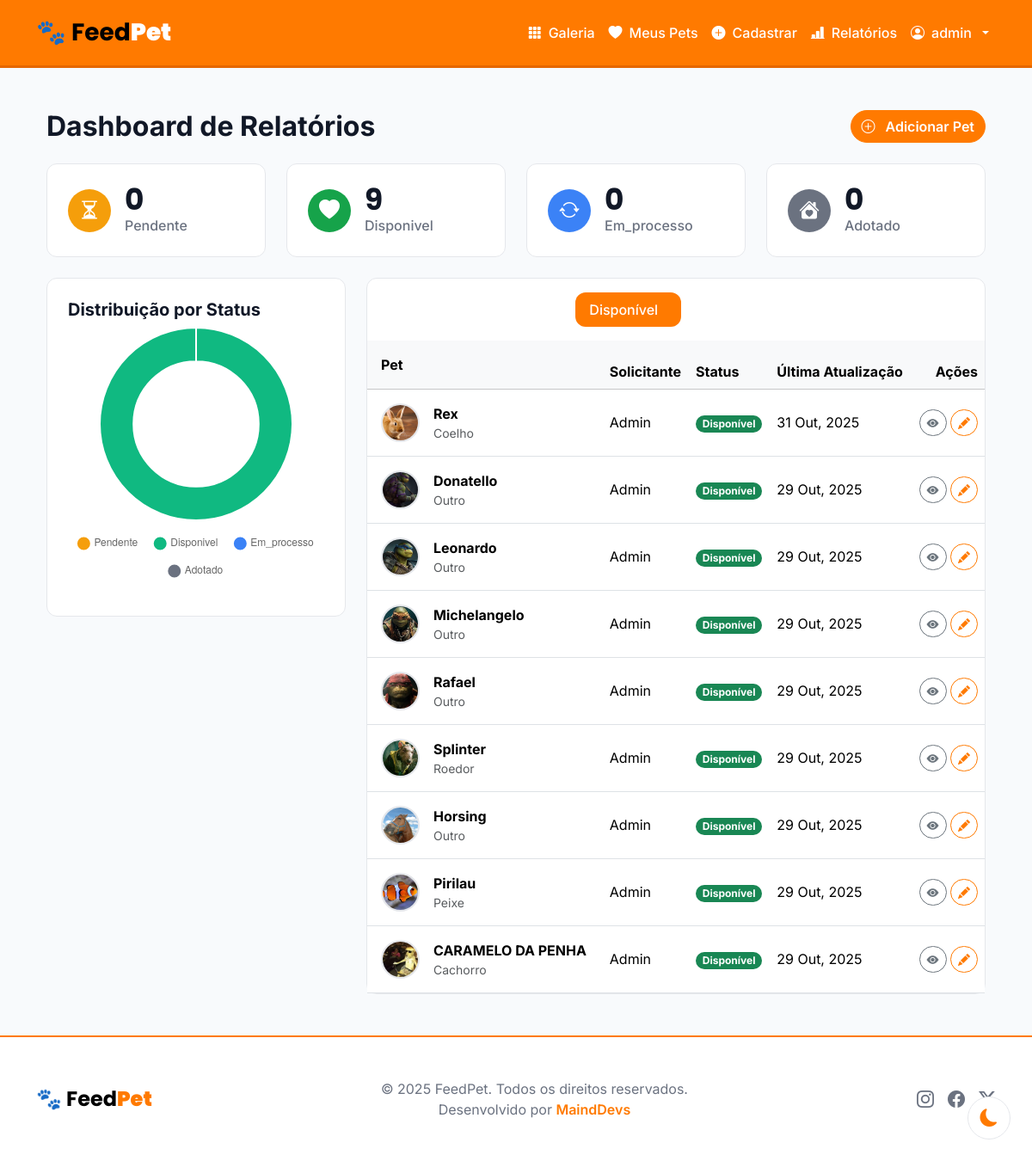
The app's page /relatorios/?status=DISPONIVEL (signed in) with its own data.
### adocoes/models.py (models this page shows, shortened)
class Pet(models.Model):
    class EspecieChoices(models.TextChoices):
        CACHORRO = "CACHORRO", "Cachorro"
        GATO = "GATO", "Gato"
        COELHO = "COELHO", "Coelho"
        PEIXE = "PEIXE", "Peixe"
        PASSARO = "PASSARO", "Pássaro"
        ROEDOR = "ROEDOR", "Roedor"
        REPTIL = "REPTIL", "Réptil"
        OUTRO = "OUTRO", "Outro"
    class StatusChoices(models.TextChoices):
        PENDENTE = "PENDENTE", "Pendente de Aprovação" # NOVO STATUS
        DISPONIVEL = "DISPONIVEL", "Disponível"
        EM_PROCESSO = "EM_PROCESSO", "Em Processo de Adoção"
        ADOTADO = "ADOTADO", "Adotado"
    solicitante = models.ForeignKey(
        settings.AUTH_USER_MODEL,
        on_delete=models.SET_NULL, # Se o usuário for deletado, não deleta o pet.
        null=True,
        blank=True,
        related_name="pets_cadastrados",
        verbose_name="Solicitante",
    )
    nome = models.CharField(
        max_length=100,
        verbose_name="Nome do Pet",
        help_text="Ex: Rex, Luna, etc.",
    )
    slug = models.SlugField(
        max_length=120,
        unique=True,
        blank=True,
        verbose_name="URL Amigável (Slug)",
        help_text="Deixe em branco para ser gerado automaticamente a partir do nome.",
    )
    especie = models.CharField(
        max_length=12,
        choices=EspecieChoices.choices,
        default=EspecieChoices.OUTRO,
        verbose_name="Espécie",
    )
    raca = models.CharField(
        max_length=50,
        blank=True,
        null=True,
        verbose_name="Raça",
        help_text="Opcional. Ex: Vira-lata, Poodle, Siamês.",
    )
    idade = models.PositiveIntegerField(
        verbose_name="Idade (anos)",
        validators=[MinValueValidator(0), MaxValueValidator(30)],
        help_text="Idade aproximada em anos.",
    )
    descricao = models.TextField(
        verbose_name="Descrição",
        help_text="Descreva a personalidade, história e necessidades do pet.",
    )
    foto_principal = models.ImageField(
        upload_to="pets/%Y/%m/%d/principal/", null=True, blank=True,
        verbose_name="Foto principal",
        validators=[FileExtensionValidator(ALLOWED_IMAGE_EXTENSIONS)],
        help_text="Envie a foto destaque do pet em JPG, JPEG, PNG ou WEBP.",
    )
    video = models.FileField(
        upload_to="pets/%Y/%m/%d/videos/",
        blank=True,
        null=True,
        verbose_name="Vídeo",
        validators=[FileExtensionValidator(ALLOWED_VIDEO_EXTENSIONS)],
        help_text="Envie um vídeo curto do pet (.mp4, .mov, .avi, .mkv ou .webm).",
    )
    status = models.CharField(
        max_length=20,
        choices=StatusChoices.choices,
        default=StatusChoices.PENDENTE, # O padrão agora é PENDENTE
        verbose_name="Status da Adoção",
    )
    data_cadastro = models.DateTimeField(
        auto_now_add=True,
        verbose_name="Data de Cadastro",
    )
    data_atualizacao = models.DateTimeField(
        auto_now=True,
        verbose_name="Última Atualização",
    )
    def get_absolute_url(self):
        return reverse("detalhe_pet", kwargs={"slug": self.slug})
    class Meta:
        ordering = ["-data_cadastro"]
        verbose_name = "Pet para Adoção"
        verbose_name_plural = "Pets para Adoção"
        constraints = [
            models.UniqueConstraint(
                fields=["nome", "especie"], name="unique_pet_nome_especie"
            )
        ]

### adocoes/views.py (the view)
# urls.py: path('relatorios/', views.RelatorioPetView.as_view(), name='relatorio_pets'),
class RelatorioPetView(StaffRequiredMixin, ListView):
    model = Pet
    template_name = 'adocoes/relatorio_pets.html'
    context_object_name = 'pets'
    def get_queryset(self):
        status_filter = self.request.GET.get('status', Pet.StatusChoices.PENDENTE).upper()
        valid_statuses = [choice[0] for choice in Pet.StatusChoices.choices]
        if status_filter not in valid_statuses:
            status_filter = Pet.StatusChoices.PENDENTE
        return Pet.objects.filter(status=status_filter).order_by('-data_atualizacao')
    def get_context_data(self, **kwargs):
        context = super().get_context_data(**kwargs)
        current_status = self.request.GET.get('status', Pet.StatusChoices.PENDENTE).upper()
        context['status_choices'] = Pet.StatusChoices.choices
        context['current_status'] = current_status
        context['page_title'] = f"Relatório: Pets {Pet.StatusChoices(current_status).label}"
        context['counts'] = {
            s[0].lower(): Pet.objects.filter(status=s[0]).count() for s in Pet.StatusChoices.choices
        }
        return context

### templates/adocoes/relatorio_pets.html (shortened to what this page needs)
{% extends 'base.html' %}
{% block content %}
<div class="container-fluid">
  <div class="d-flex justify-content-between align-items-center mb-4">
    <h1 class="h2 fw-bold mb-0">Dashboard de Relatórios</h1>
    <a href="{% url 'adicionar_pet' %}" class="btn btn-primary">
      <i class="bi bi-plus-circle me-1" aria-hidden="true"></i> Adicionar Pet
    </a>
  </div>
  <div class="row g-4 mb-4">
    {% for status_key, count in counts.items %}
      <div class="col-xl-3 col-md-6">
        <div class="stat-card {{ status_key }}" style="animation-delay: {% widthratio forloop.counter0 1 100 %}ms;">
          <div class="icon" aria-hidden="true">
            {% if status_key == 'pendente' %}<i class="bi bi-hourglass-split"></i>{% endif %}
            {% if status_key == 'disponivel' %}<i class="bi bi-heart-fill"></i>{% endif %}
            {% if status_key == 'em_processo' %}<i class="bi bi-arrow-repeat"></i>{% endif %}
            {% if status_key == 'adotado' %}<i class="bi bi-house-heart-fill"></i>{% endif %}
          </div>
          <div>
            <div class="stat-number">{{ count }}</div>
            <div class="stat-label">{{ status_key|default:"Status"|capfirst }}</div>
          </div>
        </div>
      </div>
    {% endfor %}
  </div>
  <div class="row g-4">
    <div class="col-lg-4">
      <div class="chart-card p-3" style="animation-delay: 500ms;">
        <h5 class="card-title fw-bold p-2">Distribuição por Status</h5>
        <div style="position: relative; height: 320px;">
          <canvas id="petStatusChart" aria-label="Gráfico de distribuição por status" role="img"></canvas>
        </div>
      </div>
    </div>
    <div class="col-lg-8">
      <div class="table-card" style="animation-delay: 600ms;">
        <div class="p-3">
          <ul class="nav nav-pills nav-fill" role="tablist" aria-label="Filtros por status">
            {% for value, label in status_choices %}
              <li class="nav-item" role="presentation">
                <a class="nav-link {% if value == current_status %}active{% endif %}"
                   href="{% url 'relatorio_pets' %}?status={{ value }}"
                   aria-current="{% if value == current_status %}page{% else %}false{% endif %}">
                  {{ label }}
                </a>
              </li>
            {% endfor %}
          </ul>
        </div>
        <div class="card-body p-0">
          {% if pets %}
            <div class="table-responsive">
              <table class="table table-hover align-middle mb-0">
                <thead class="table-light">
                  <tr>
                    <th scope="col" class="p-3">Pet</th>
                    <th scope="col">Solicitante</th>
                    <th scope="col">Status</th>
                    <th scope="col">Última Atualização</th>
                    <th scope="col" class="text-end">Ações</th>
                  </tr>
                </thead>
                <tbody>
                  {% for pet in pets %}
                  <tr>
                    <td class="p-3">
                      <div class="d-flex align-items-center">
                        <img src="{{ pet.foto_principal.url }}" alt="Avatar de {{ pet.nome }}" class="pet-avatar me-3" loading="lazy">
                        <div>
                          <div class="fw-bold">{{ pet.nome }}</div>
                          <div class="text-muted small">{{ pet.get_especie_display }}</div>
                        </div>
                      </div>
                    </td>
                    <td>{{ pet.solicitante.username|default:"Admin" }}</td>
                    <td>
                      <span class="badge rounded-pill
                        {% if pet.status == 'DISPONIVEL' %}text-bg-success{% endif %}
                        {% if pet.status == 'ADOTADO' %}text-bg-secondary{% endif %}">
                        {{ pet.get_status_display }}
                      </span>
                    </td>
                    <td>{{ pet.data_atualizacao|date:"d M, Y" }}</td>
                    <td class="text-end">
                      <a href="{{ pet.get_absolute_url }}" class="btn btn-sm btn-outline-secondary" title="Ver Detalhes" aria-label="Ver detalhes de {{ pet.nome }}">
                        <i class="bi bi-eye-fill" aria-hidden="true"></i>
                      </a>
                      <a href="{% url 'editar_pet' pet.slug %}" class="btn btn-sm btn-outline-primary" title="Editar" aria-label="Editar {{ pet.nome }}">
                        <i class="bi bi-pencil-fill" aria-hidden="true"></i>
                      </a>
                    </td>
                  </tr>
                  {% endfor %}
                </tbody>
              </table>
            </div>
          {% else %}
            <div class="text-center p-5">
              <i class="bi bi-search fs-1 text-muted" aria-hidden="true"></i>
              <h5 class="mt-3">Nenhum pet encontrado</h5>
              <p class="text-muted">Não há pets com o status "{{ current_status|capfirst }}" no momento.</p>
            </div>
          {% endif %}
        </div>
      </div>
    </div>
  </div>
</div>
{% endblock %}
{% block extra_js %}
<script>
document.addEventListener('DOMContentLoaded', () => {
  const canvas = document.getElementById('petStatusChart');
  if (!canvas || typeof Chart === 'undefined') return;
  // counts como JSON seguro via json_script
  const chartDataEl = document.getElementById('chart-data');
  let chartData = {};
  if (chartDataEl) {
    try { chartData = JSON.parse(chartDataEl.textContent); } catch (e) { chartData = {}; }
  }
  const labels = Object.keys(chartData).map(k => k.charAt(0).toUpperCase() + k.slice(1));
  const data = Object.values(chartData);
  // Paleta coerente com os status do loop principal (ordem: pendente, disponivel, em_processo, adotado)
  const colors = ['#F59E0B', '#10B981', '#3B82F6', '#6B7280'];
  new Chart(canvas, {
    type: 'doughnut',
    data: {
      labels,
      datasets: [{
        label: 'Nº de Pets',
        data,
        backgroundColor: colors.slice(0, data.length),
        borderColor: '#ffffff',
        borderWidth: 2,
        hoverOffset: 8
      }]
    },
    options: {
      responsive: true,
      maintainAspectRatio: false,
      plugins: {
        legend: {
          position: 'bottom',
          labels: { padding: 20, usePointStyle: true, pointStyle: 'circle' }
        },
        tooltip: {
          callbacks: {
            label: (context) => {
              const label = context.label ? context.label + ': ' : '';
              const val = context.parsed ?? 0;
              return label + val + ' pet(s)';
            }
          }
        }
      },
      cutout: '65%'
    }
  });
});
</script>
{% endblock %}

### templates/base.html (shortened to what this page needs)
{% load static %}
<!doctype html>
<html lang="pt-br" class="h-100">
<head>
  <link href="https://cdn.jsdelivr.net/npm/bootstrap@5.3.3/dist/css/bootstrap.min.css" rel="stylesheet">
  <link rel="stylesheet" href="https://cdn.jsdelivr.net/npm/bootstrap-icons@1.11.3/font/bootstrap-icons.css">
</head>
<body class="d-flex flex-column h-100">
  <nav class="navbar navbar-expand-lg" id="mainNavbar">
    <div class="container-lg">
      <a class="navbar-brand" href="{% url 'galeria_pets' %}">🐾 <span style="color:black;">Feed</span><strong>Pet</strong></a>
      <div class="collapse navbar-collapse" id="navbarNav">
        <ul class="navbar-nav ms-auto align-items-lg-center">
          <li class="nav-item"><a href="{% url 'galeria_pets' %}" class="nav-link"><i class="bi bi-grid-3x3-gap-fill"></i> Galeria</a></li>
          {% if user.is_authenticated %}
            <li class="nav-item"><a href="{% url 'galeria_pets' %}?filtro=meus" class="nav-link"><i class="bi bi-heart-fill"></i> Meus Pets</a></li>
            <li class="nav-item"><a href="{% url 'adicionar_pet' %}" class="nav-link"><i class="bi bi-plus-circle-fill"></i> Cadastrar</a></li>
            {% if user.is_staff %}
              <li class="nav-item"><a href="{% url 'relatorio_pets' %}" class="nav-link"><i class="bi bi-bar-chart-line-fill"></i> Relatórios</a></li>
            {% endif %}
            <li class="nav-item dropdown">
              <a class="nav-link dropdown-toggle" href="#" data-bs-toggle="dropdown"><i class="bi bi-person-circle"></i> {{ user.username }}</a>
            </li>
          {% elif is_visitor %}
            <li class="nav-item ms-lg-2">
              <a href="{% url 'landing' %}" class="btn btn-sm btn-light text-dark"><i class="bi bi-door-open-fill"></i> Login / Cadastro</a>
            </li>
          {% endif %}
        </ul>
      </div>
    </div>
  </nav>
  <main class="flex-grow-1">
    <div class="container-lg py-5">
      {% block content %}{% endblock %}
    </div>
  </main>
  <footer class="footer mt-auto">
    <div class="container-lg">
      <div class="d-flex flex-column flex-md-row justify-content-between align-items-center gap-3">
        <div class="brand">
          <a href="{% url 'galeria_pets' %}">🐾 <span style="color:black;">Feed</span><strong>Pet</strong></a>
        </div>
        <div class="credits text-center">
          &copy; {% now "Y" %} FeedPet. Todos os direitos reservados.<br>
          Desenvolvido por <a href="https://github.com/MaindDevs" target="_blank" rel="noopener">MaindDevs</a>
        </div>
        <div class="social-links d-flex gap-3">
          <a href="#" aria-label="Instagram"><i class="bi bi-instagram"></i></a>
          <a href="#" aria-label="Facebook"><i class="bi bi-facebook"></i></a>
          <a href="#" aria-label="Twitter"></a>
        </div>
      </div>
    </div>
  </footer>
  <button class="floating-btn theme-toggle" id="themeToggle" title="Alternar tema"><i class="bi bi-moon-fill"></i></button>
  {% block extra_js %}{% endblock %}
</body>
</html>

### records on screen
Pet: id "9", status "Disponivel", foto_principal (picture), nome "Michelangelo", especie "Outro", solicitante.username "Admin", status "Disponível", data_atualizacao "29 Out, 2025"
Pet: foto_principal (picture), nome "Rex", especie "Coelho", solicitante.username "Admin", status "Disponível", data_atualizacao "31 Out, 2025"
Pet: foto_principal (picture), nome "Donatello", especie "Outro", solicitante.username "Admin", status "Disponível", data_atualizacao "29 Out, 2025"
Pet: foto_principal (picture), nome "Leonardo", especie "Outro", solicitante.username "Admin", status "Disponível", data_atualizacao "29 Out, 2025"
Pet: foto_principal (picture), nome "Rafael", especie "Outro", solicitante.username "Admin", status "Disponível", data_atualizacao "29 Out, 2025"
Pet: foto_principal (picture), nome "Splinter", especie "Roedor", solicitante.username "Admin", status "Disponível", data_atualizacao "29 Out, 2025"
Pet: foto_principal (picture), nome "Horsing", especie "Outro", solicitante.username "Admin", status "Disponível", data_atualizacao "29 Out, 2025"
Pet: foto_principal (picture), nome "Pirilau", especie "Peixe", solicitante.username "Admin", status "Disponível", data_atualizacao "29 Out, 2025"
Pet: foto_principal (picture), nome "CARAMELO DA PENHA", especie "Cachorro", solicitante.username "Admin", status "Disponível", data_atualizacao "29 Out, 2025"

### other values on screen
{{ user.username }} "admin"
{{ count }} "0" "0" "0"
{{ status_key|default:"Status"|capfirst }} "Pendente" "Em_processo" "Adotado"
{{ label }} "Disponível"
